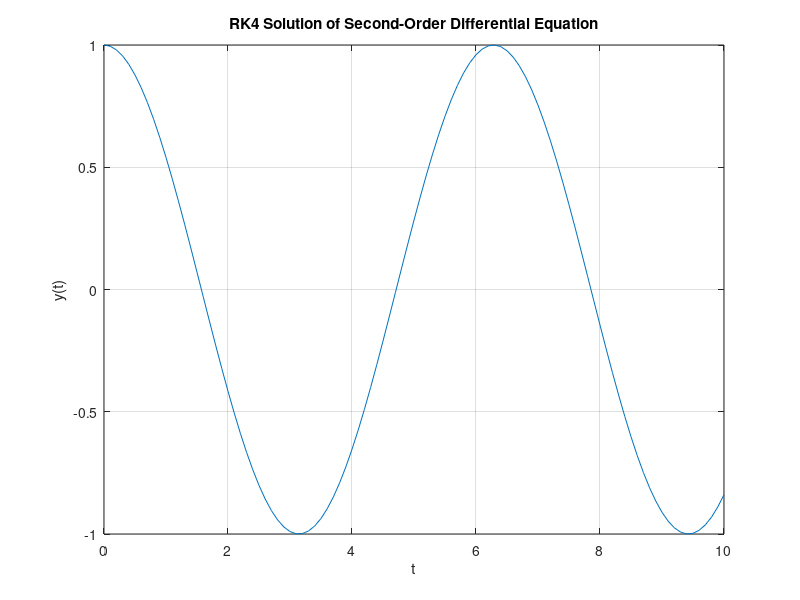

This chart was generated by the following MATLAB code:
clc; clear;

h = 0.1;
t = 0:h:10;
n = length(t);

y = zeros(1,n);
v = zeros(1,n);

y(1) = 1;
v(1) = 0;

for i = 1:n-1
    k1y = h*v(i);
    k1v = h*(-y(i));

    k2y = h*(v(i) + k1v/2);
    k2v = h*(-(y(i) + k1y/2));

    k3y = h*(v(i) + k2v/2);
    k3v = h*(-(y(i) + k2y/2));

    k4y = h*(v(i) + k3v);
    k4v = h*(-(y(i) + k3y));

    y(i+1) = y(i) + (k1y + 2*k2y + 2*k3y + k4y)/6;
    v(i+1) = v(i) + (k1v + 2*k2v + 2*k3v + k4v)/6;
end

plot(t,y)
title('RK4 Solution of Second-Order Differential Equation')
xlabel('t')
ylabel('y(t)')
grid on
